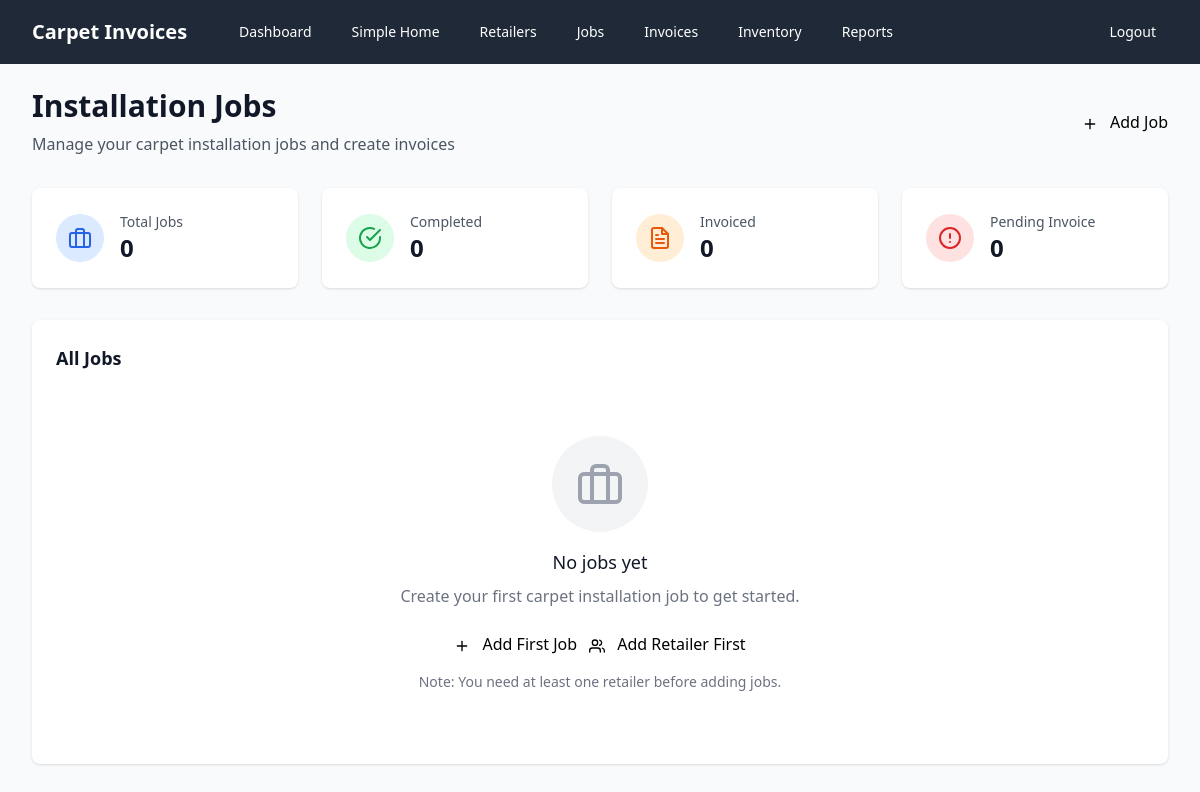
The page /jobs (signed in) on the database as committed earlier.
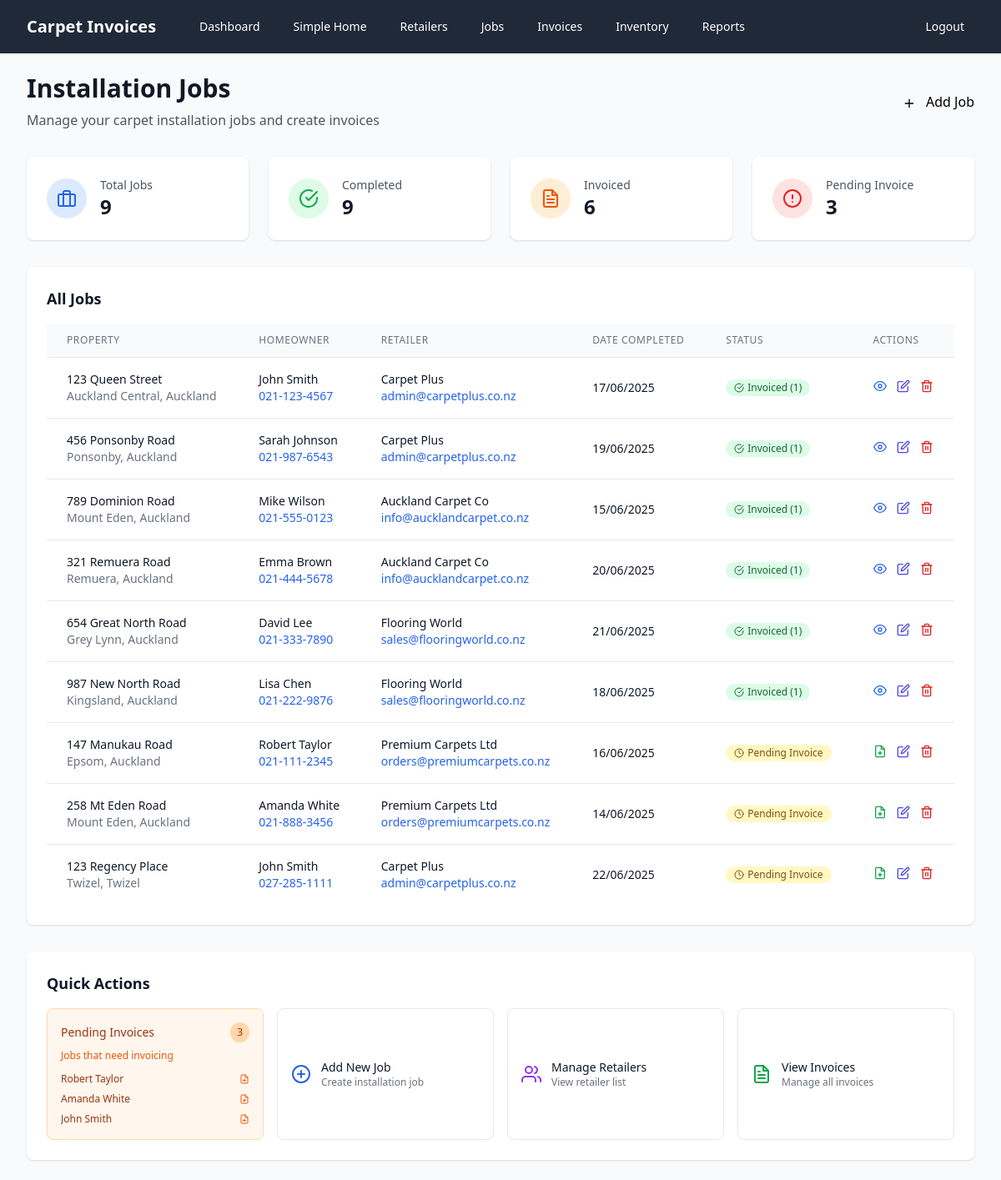
The same page on the database as committed later.
### models.py (models this page shows, shortened)
class Job(db.Model):
    id = db.Column(db.Integer, primary_key=True)
    street_address = db.Column(db.String(200), nullable=False)
    suburb = db.Column(db.String(100), nullable=False)
    town_city = db.Column(db.String(100), nullable=False)
    retailer_id = db.Column(db.Integer, ForeignKey('retailer.id'), nullable=False)
    homeowner_name = db.Column(db.String(100), nullable=False)
    homeowner_phone = db.Column(db.String(20), nullable=False)
    date_completed = db.Column(db.Date, nullable=False)
    retailer = relationship("Retailer", back_populates="jobs")
    invoices = relationship("Invoice", back_populates="job")

class Retailer(db.Model):
    id = db.Column(db.Integer, primary_key=True)
    name = db.Column(db.String(100), nullable=False)
    email = db.Column(db.String(120), nullable=False)
    phone = db.Column(db.String(20), nullable=False)
    jobs = relationship("Job", back_populates="retailer")

### app.py (the view)
@app.route('/jobs')
@login_required
def jobs():
    jobs_list = db.session.query(Job).join(Retailer).all()
    return render_template('jobs.html', jobs=jobs_list)

### app.py (called while the page is built)
def login_required(f):
    from functools import wraps
    @wraps(f)
    def decorated_function(*args, **kwargs):
        if not session.get('logged_in'):
            return redirect(url_for('login'))
        return f(*args, **kwargs)
    return decorated_function

@app.template_filter('nz_date')
def nz_date_filter(date):
    if date:
        return date.strftime('%d/%m/%Y')
    return ''

### templates/jobs.html (shortened to what the changed rows need)
{% extends "base.html" %}
{% block content %}
<div class="flex flex-col sm:flex-row justify-between items-start sm:items-center mb-8">
    <div>
        <h1 class="text-3xl font-bold text-gray-900">Installation Jobs</h1>
    </div>
</div>
<div class="grid grid-cols-1 md:grid-cols-4 gap-6 mb-8">
    <div class="bg-white rounded-lg shadow p-6">
        <div class="flex items-center">
            <div class="ml-4">
                <p class="text-sm font-medium text-gray-600">Total Jobs</p>
                <p class="text-2xl font-bold text-gray-900">{{ jobs|length }}</p>
            </div>
        </div>
    </div>
    <div class="bg-white rounded-lg shadow p-6">
        <div class="flex items-center">
            <div class="ml-4">
                <p class="text-sm font-medium text-gray-600">Completed</p>
                <p class="text-2xl font-bold text-gray-900">{{ jobs|length }}</p>
            </div>
        </div>
    </div>
    <div class="bg-white rounded-lg shadow p-6">
        <div class="flex items-center">
            <div class="ml-4">
                <p class="text-sm font-medium text-gray-600">Invoiced</p>
                <p class="text-2xl font-bold text-gray-900">
                    {{ jobs|selectattr('invoices')|list|length }}
                </p>
            </div>
        </div>
    </div>
    <div class="bg-white rounded-lg shadow p-6">
        <div class="flex items-center">
            <div class="ml-4">
                <p class="text-sm font-medium text-gray-600">Pending Invoice</p>
                <p class="text-2xl font-bold text-gray-900">
                    {{ jobs|rejectattr('invoices')|list|length }}
                </p>
            </div>
        </div>
    </div>
</div>
<div class="bg-white rounded-lg shadow">
    <div class="p-6">
        <h2 class="text-lg font-semibold text-gray-900 mb-4">All Jobs</h2>
        {% if jobs %}
        <div class="overflow-x-auto">
            <table class="min-w-full divide-y divide-gray-200">
                <thead class="bg-gray-50">
                    <tr>
                        <th class="px-6 py-3 text-left text-xs font-medium text-gray-500 uppercase tracking-wider">
                            Property
                        </th>
                        <th class="px-6 py-3 text-left text-xs font-medium text-gray-500 uppercase tracking-wider">
                            Homeowner
                        </th>
                        <th class="px-6 py-3 text-left text-xs font-medium text-gray-500 uppercase tracking-wider">
                            Retailer
                        </th>
                        <th class="px-6 py-3 text-left text-xs font-medium text-gray-500 uppercase tracking-wider">
                            Date Completed
                        </th>
                        <th class="px-6 py-3 text-left text-xs font-medium text-gray-500 uppercase tracking-wider">
                            Status
                        </th>
                        <th class="px-6 py-3 text-left text-xs font-medium text-gray-500 uppercase tracking-wider">
                            Actions
                        </th>
                    </tr>
                </thead>
                <tbody class="bg-white divide-y divide-gray-200">
                    {% for job in jobs %}
                    <tr class="hover:bg-gray-50">
                        <td class="px-6 py-4 whitespace-nowrap">
                            <div class="text-sm font-medium text-gray-900">{{ job.street_address }}</div>
                            <div class="text-sm text-gray-500">{{ job.suburb }}, {{ job.town_city }}</div>
                        </td>
                        <td class="px-6 py-4 whitespace-nowrap">
                            <div class="text-sm text-gray-900">{{ job.homeowner_name }}</div>
                            <div class="text-sm text-gray-500">
                                <a href="tel:{{ job.homeowner_phone }}" class="text-blue-600 hover:text-blue-800">
                                    {{ job.homeowner_phone }}
                                </a>
                            </div>
                        </td>
                        <td class="px-6 py-4 whitespace-nowrap">
                            <div class="text-sm text-gray-900">{{ job.retailer.name }}</div>
                            <div class="text-sm text-gray-500">
                                <a href="mailto:{{ job.retailer.email }}" class="text-blue-600 hover:text-blue-800">
                                    {{ job.retailer.email }}
                                </a>
                            </div>
                        </td>
                        <td class="px-6 py-4 whitespace-nowrap text-sm text-gray-900">
                            {{ job.date_completed | nz_date }}
                        </td>
                        <td class="px-6 py-4 whitespace-nowrap">
                            {% if job.invoices %}
                                <span class="inline-flex items-center px-2.5 py-0.5 rounded-full text-xs font-medium bg-green-100 text-green-800">
                                    <i data-feather="check-circle" class="w-3 h-3 mr-1"></i>
                                    Invoiced ({{ job.invoices|length }})
                                </span>
                            {% else %}
                                <span class="inline-flex items-center px-2.5 py-0.5 rounded-full text-xs font-medium bg-yellow-100 text-yellow-800">
                                    <i data-feather="clock" class="w-3 h-3 mr-1"></i>
                                    Pending Invoice
                                </span>
                            {% endif %}
                        </td>
                        <td class="px-6 py-4 whitespace-nowrap text-sm font-medium">
                            <div class="flex space-x-3">
                                {% if not job.invoices %}
                                    <a href="{{ url_for('add_invoice', job_id=job.id) }}"
                                       class="text-green-600 hover:text-green-800"
                                       title="Create Invoice">
                                        <i data-feather="file-plus" class="h-4 w-4"></i>
                                    </a>
                                {% else %}
                                    <a href="{{ url_for('invoice_preview', invoice_id=job.invoices[0].id) }}"
                                       class="text-blue-600 hover:text-blue-800"
                                       title="View Invoice">
                                        <i data-feather="eye" class="h-4 w-4"></i>
                                    </a>
                                {% endif %}
                                <a href="{{ url_for('edit_job', job_id=job.id) }}" class="text-indigo-600 hover:text-indigo-800" title="Edit Job">
                                    <i data-feather="edit" class="h-4 w-4"></i>
                                </a>
                                <form method="POST" action="{{ url_for('delete_job', job_id=job.id) }}" class="inline delete-form">
                                    <button type="submit" class="text-red-600 hover:text-red-800" title="Delete Job">
                                        <i data-feather="trash-2" class="h-4 w-4"></i>
                                    </button>
                                </form>
                            </div>
                        </td>
                    </tr>
                    {% endfor %}
                </tbody>
            </table>
        </div>
        {% else %}
        <div class="text-center py-12">
            <div class="mx-auto h-24 w-24 rounded-full bg-gray-100 flex items-center justify-center mb-4">
                <i data-feather="briefcase" class="h-12 w-12 text-gray-400"></i>
            </div>
            <h3 class="text-lg font-medium text-gray-900 mb-2">No jobs yet</h3>
            <p class="text-gray-500 mb-6">Create your first carpet installation job to get started.</p>
            <div class="space-y-3 sm:space-y-0 sm:space-x-3 sm:flex sm:justify-center">
                <a href="{{ url_for('add_job') }}" class="btn-primary">
                    <i data-feather="plus" class="inline h-4 w-4 mr-2"></i>
                    Add First Job
                </a>
                <a href="{{ url_for('add_retailer') }}" class="btn-secondary">
                    <i data-feather="users" class="inline h-4 w-4 mr-2"></i>
                    Add Retailer First
                </a>
            </div>
            <p class="mt-4 text-sm text-gray-500">
                Note: You need at least one retailer before adding jobs.
            </p>
        </div>
        {% endif %}
    </div>
</div>
{% if jobs %}
<div class="mt-8 bg-white rounded-lg shadow">
    <div class="p-6">
        <h3 class="text-lg font-semibold text-gray-900 mb-4">Quick Actions</h3>
        <div class="grid grid-cols-1 sm:grid-cols-2 lg:grid-cols-4 gap-4">
            {% set pending_jobs = jobs|rejectattr('invoices')|list %}
            {% if pending_jobs %}
            <div class="border border-orange-200 rounded-lg p-4 bg-orange-50">
                <div class="flex items-center justify-between mb-2">
                    <h4 class="text-sm font-medium text-orange-800">Pending Invoices</h4>
                    <span class="bg-orange-200 text-orange-800 text-xs px-2 py-1 rounded-full">
                        {{ pending_jobs|length }}
                    </span>
                </div>
                <p class="text-xs text-orange-600 mb-3">Jobs that need invoicing</p>
                <div class="space-y-2">
                    {% for job in pending_jobs[:3] %}
                    <div class="flex items-center justify-between">
                        <span class="text-xs text-orange-800 truncate">{{ job.homeowner_name }}</span>
                        <a href="{{ url_for('add_invoice', job_id=job.id) }}"
                           class="text-orange-600 hover:text-orange-800">
                            <i data-feather="file-plus" class="h-3 w-3"></i>
                        </a>
                    </div>
                    {% endfor %}
                </div>
            </div>
            {% endif %}
            <a href="{{ url_for('add_job') }}" class="flex items-center p-4 border border-gray-200 rounded-lg hover:bg-gray-50 transition duration-200">
                <div class="flex-shrink-0">
                    <i data-feather="plus-circle" class="h-6 w-6 text-blue-600"></i>
                </div>
                <div class="ml-3">
                    <p class="text-sm font-medium text-gray-900">Add New Job</p>
                    <p class="text-xs text-gray-500">Create installation job</p>
                </div>
            </a>
            <a href="{{ url_for('retailers') }}" class="flex items-center p-4 border border-gray-200 rounded-lg hover:bg-gray-50 transition duration-200">
                <div class="flex-shrink-0">
                    <i data-feather="users" class="h-6 w-6 text-purple-600"></i>
                </div>
                <div class="ml-3">
                    <p class="text-sm font-medium text-gray-900">Manage Retailers</p>
                    <p class="text-xs text-gray-500">View retailer list</p>
                </div>
            </a>
            <a href="{{ url_for('invoices') }}" class="flex items-center p-4 border border-gray-200 rounded-lg hover:bg-gray-50 transition duration-200">
                <div class="flex-shrink-0">
                    <i data-feather="file-text" class="h-6 w-6 text-green-600"></i>
                </div>
                <div class="ml-3">
                    <p class="text-sm font-medium text-gray-900">View Invoices</p>
                    <p class="text-xs text-gray-500">Manage all invoices</p>
                </div>
            </a>
        </div>
    </div>
</div>
{% endif %}
{% endblock %}

Rows that differ between the two databases and show on the page:
added Job: street_address "123 Queen Street", suburb "Auckland Central", town_city "Auckland", homeowner_name "John Smith", homeowner_phone "021-123-4567", retailer.name "Carpet Plus", retailer.email "admin@carpetplus.co.nz", date_completed|nz_date "17/06/2025", invoices|length "1", shown under "All Jobs"
added Job: street_address "456 Ponsonby Road", suburb "Ponsonby", town_city "Auckland", homeowner_name "Sarah Johnson", homeowner_phone "021-987-6543", retailer.name "Carpet Plus", retailer.email "admin@carpetplus.co.nz", date_completed|nz_date "19/06/2025", invoices|length "1", shown under "All Jobs"
added Job: street_address "789 Dominion Road", suburb "Mount Eden", town_city "Auckland", homeowner_name "Mike Wilson", homeowner_phone "021-555-0123", retailer.name "Auckland Carpet Co", retailer.email "info@aucklandcarpet.co.nz", date_completed|nz_date "15/06/2025", invoices|length "1", shown under "All Jobs"
added Job: street_address "321 Remuera Road", suburb "Remuera", town_city "Auckland", homeowner_name "Emma Brown", homeowner_phone "021-444-5678", retailer.name "Auckland Carpet Co", retailer.email "info@aucklandcarpet.co.nz", date_completed|nz_date "20/06/2025", invoices|length "1", shown under "All Jobs"
added Job: street_address "654 Great North Road", suburb "Grey Lynn", town_city "Auckland", homeowner_name "David Lee", homeowner_phone "021-333-7890", retailer.name "Flooring World", retailer.email "sales@flooringworld.co.nz", date_completed|nz_date "21/06/2025", invoices|length "1", shown under "All Jobs"
added Job: street_address "987 New North Road", suburb "Kingsland", town_city "Auckland", homeowner_name "Lisa Chen", homeowner_phone "021-222-9876", retailer.name "Flooring World", retailer.email "sales@flooringworld.co.nz", date_completed|nz_date "18/06/2025", invoices|length "1", shown under "All Jobs"
added Job: street_address "147 Manukau Road", suburb "Epsom", town_city "Auckland", homeowner_name "Robert Taylor", homeowner_phone "021-111-2345", retailer.name "Premium Carpets Ltd", retailer.email "orders@premiumcarpets.co.nz", date_completed|nz_date "16/06/2025", shows "Pending Invoice"
added Job: street_address "258 Mt Eden Road", suburb "Mount Eden", town_city "Auckland", homeowner_name "Amanda White", homeowner_phone "021-888-3456", retailer.name "Premium Carpets Ltd", retailer.email "orders@premiumcarpets.co.nz", date_completed|nz_date "14/06/2025", shows "Pending Invoice"
added Job: street_address "123 Regency Place", suburb "Twizel", town_city "Twizel", homeowner_name "John Smith", homeowner_phone "027-285-1111", retailer.name "Carpet Plus", retailer.email "admin@carpetplus.co.nz", date_completed|nz_date "22/06/2025", shows "Pending Invoice"
Other text that changed with them:
{{ jobs|length }}: "0" → "9"
{{ jobs|selectattr('invoices')|list|length }}: "0" → "6"
{{ jobs|rejectattr('invoices')|list|length }}: "0" → "3"
{{ pending_jobs|length }}: (not shown) → "3"
text no longer shown: "No jobs yet Create your first carpet installation job to get started. Add First Job Add Retailer First Note: You need at least one retailer before adding jobs."
text now shown: "PROPERTY HOMEOWNER RETAILER DATE COMPLETED STATUS ACTIONS Quick Actions Pending Invoices Jobs that need invoicing Add New Job Create installation job Manage Retailers View retailer list View Invoices Manage all invoices"
